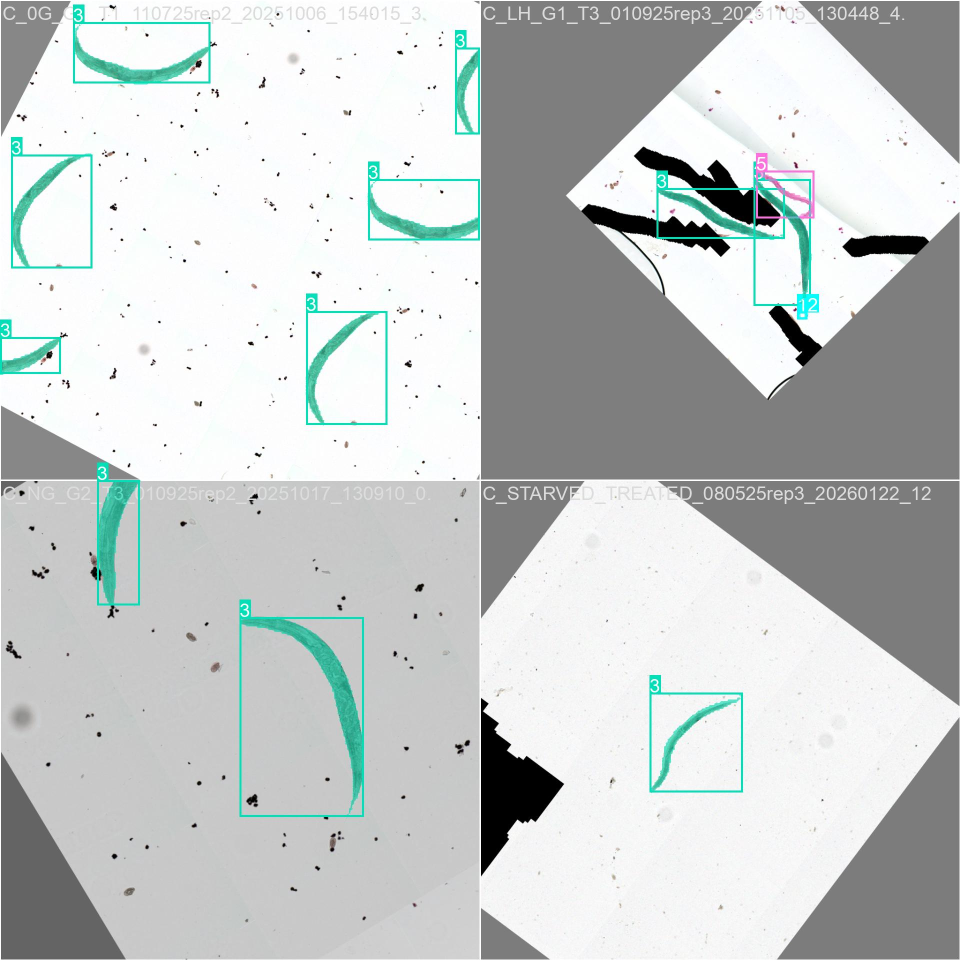
#> input picture code/runs/segment/YOLO_training/worm_segmentation_custom/train_batch0.jpg, 1920 x 1920 px (shown at 1/2 size); its folder holds only this picture in this run
$ python -i measurements.py   (imports and definitions only)
#> lines starting #> are read from the running program, lines starting #| are printed output that depends on the picture
#> further down, picture is the input picture: shape (1920, 1920, 3); mean B, G, R 200.7, 201.5, 196.8
import shutil,copy, joblib,tempfile,cv2,scipy,csv, json,os
import numpy as np
import matplotlib.pyplot as plt
from shapely.geometry import LineString, Point, Polygon
import numpy as np
from scipy.ndimage import map_coordinates
from scipy.interpolate import splrep, splev
import tkinter as tk
from tkinter import ttk, filedialog
from PIL import Image, ImageTk
import pandas as pd
import numpy as np
import matplotlib.pyplot as plt
from skimage.morphology import skeletonize
import networkx as nx
from networkx.exception import NetworkXNoPath
from skimage.draw import polygon as sk_polygon
from shapely.geometry import Polygon, Point, LineString
from pathlib import Path
from skimage import filters
from scipy.signal import savgol_filter
from IPython import embed
import matplotlib.cm as cm
import matplotlib.colors as mcolors
from scipy.signal import savgol_filter
from skimage.morphology import medial_axis
from skimage.graph import route_through_array
from scipy.spatial.distance import cdist
from scipy.interpolate import interp1d
from classifiers import classify,angle_histogram
import importlib.resources as r
from scipy.spatial.distance import cdist
from scipy.signal import savgol_filter
import concurrent.futures
from threading import Lock

# [261 lines left out: functions interpolate_centerline, analyze_annotations, visualize_worms_threshold, visualize_worms, rim_score, not called in this run]


def detect_major_edges(image, granularity=1.0):
    """
    Detects the major edges in an image.

    Parameters
    ----------
    image : np.ndarray
        Input image (RGB or grayscale).
    granularity : float, optional
        Controls the sensitivity or granularity of edge detection.
        Smaller values (e.g. 0.5) detect finer edges.
        Larger values (e.g. 2.0) smooth the image more and keep only major edges.

    Returns
    -------
    edge_map : np.ndarray
        Binary image (uint8) showing major edges (255=edges, 0=background).
    """
#> called with granularity = 1

    # --- 1. Convert to grayscale if needed ---
    if image.ndim == 3:
        gray = cv2.cvtColor(image, cv2.COLOR_BGR2GRAY)
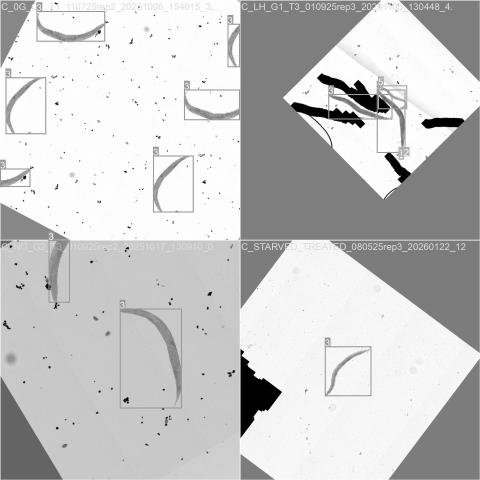
#> gray: shape (1920, 1920) (shown at 1/4 size); min 0, max 255, mean 200
    else:
        gray = image.copy()

    # --- 2. Smooth image based on granularity ---
    # Larger granularity -> stronger Gaussian blur -> fewer edges
    sigma = 1.5 * granularity
    blurred = cv2.GaussianBlur(gray, (0, 0), sigmaX=sigma, sigmaY=sigma)

    # --- 3. Adaptive thresholds for Canny based on granularity ---
    # Fine control: higher granularity raises thresholds (detects only strong edges)
    v = np.median(blurred)
#> v = 201
    lower = int(max(0, (1.0 - 0.66 * granularity) * v))
#> lower = 68
    upper = int(min(255, (1.0 + 0.66 * granularity) * v))
#> upper = 255

    # --- 4. Perform Canny edge detection ---
    edges = cv2.Canny(blurred, lower, upper)
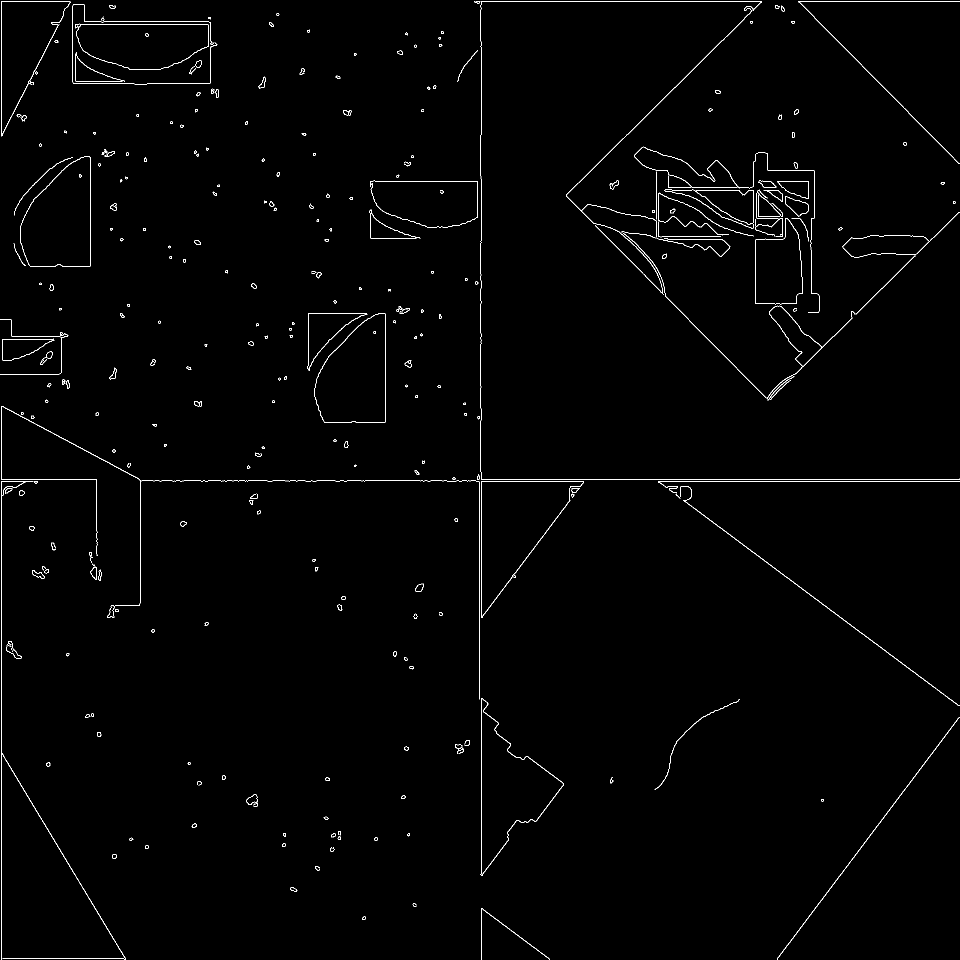
#> edges: shape (1920, 1920) (shown at 1/2 size); 0.95% white in thin lines or dots

    # --- 5. Optionally clean up small specks with morphological ops ---
    kernel_size = max(1, int(2 * granularity))
    kernel = np.ones((kernel_size, kernel_size), np.uint8)
    edges_clean = cv2.morphologyEx(edges, cv2.MORPH_CLOSE, kernel)
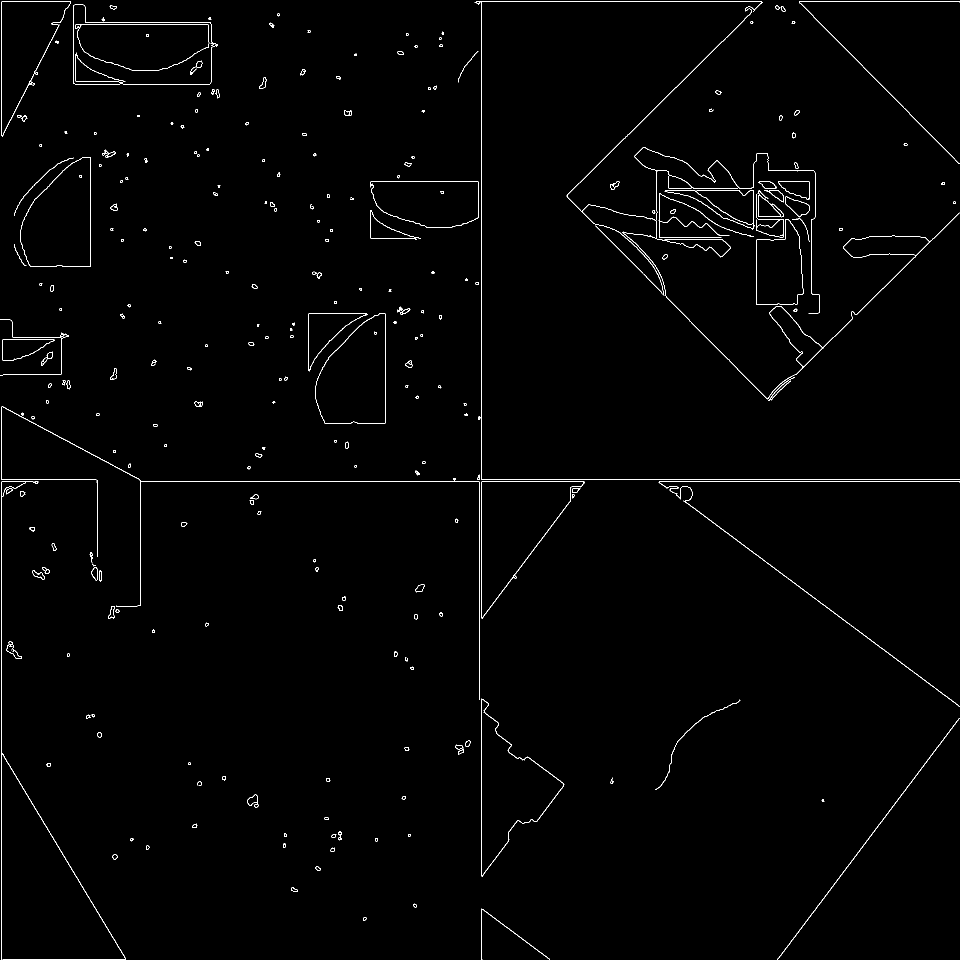
#> edges_clean: shape (1920, 1920) (shown at 1/2 size); 0.97% white in thin lines or dots

    return edges_clean


# [2903 lines left out: functions find_head_tail, centerline_inside_polygon, end_curvature_ratio, evaluate_candidate, score_candidates_scaled, compute_curvature and 45 more, not called in this run]

>>> import cv2
>>> picture = cv2.imread('runs/segment/YOLO_training/worm_segmentation_custom/train_batch0.jpg')
>>> result = detect_major_edges(picture)

$ run again, on code/runs/segment/YOLO_training/worm_segmentation_custom/train_batch1.jpg
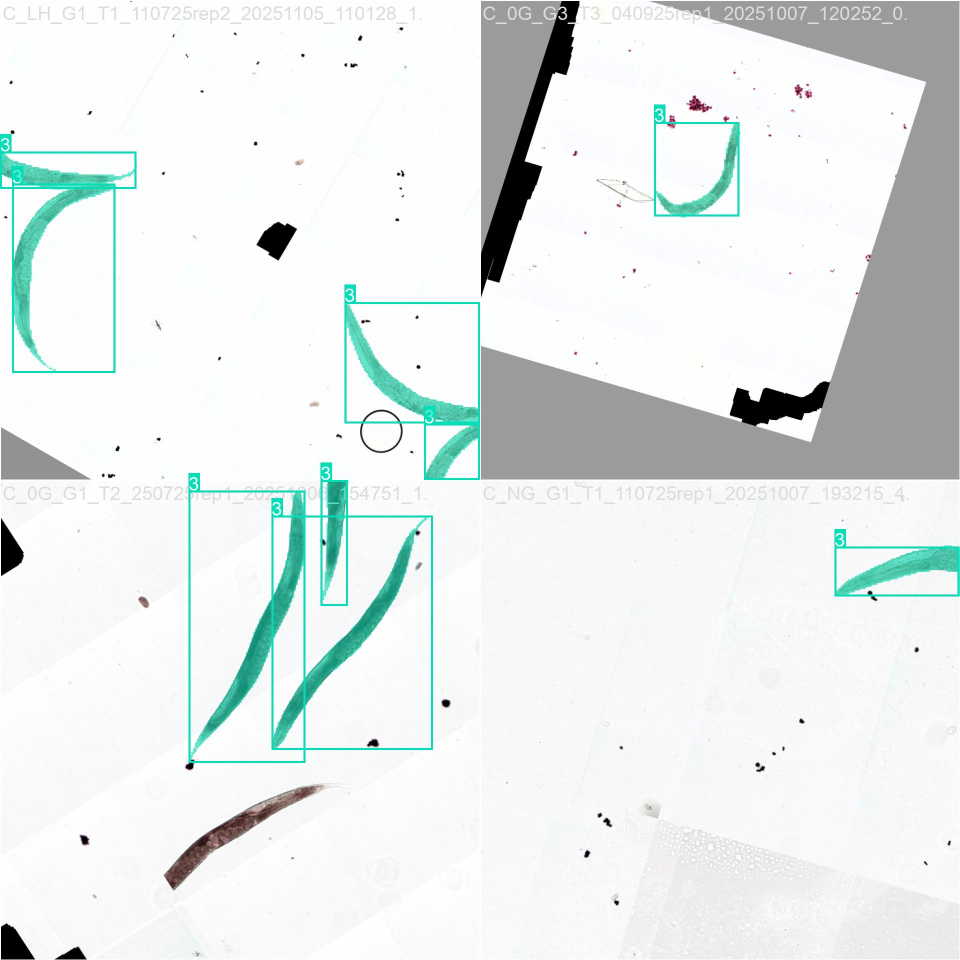
#> input picture code/runs/segment/YOLO_training/worm_segmentation_custom/train_batch1.jpg, 1920 x 1920 px (shown at 1/2 size)
#> picture is the input picture: shape (1920, 1920, 3); mean B, G, R 234.1, 235.1, 229.6
#> v = 250
#> lower = 84
#> upper = 255
#> in detect_major_edges, `edges = cv2.Canny(blurred, lower, upper)`:
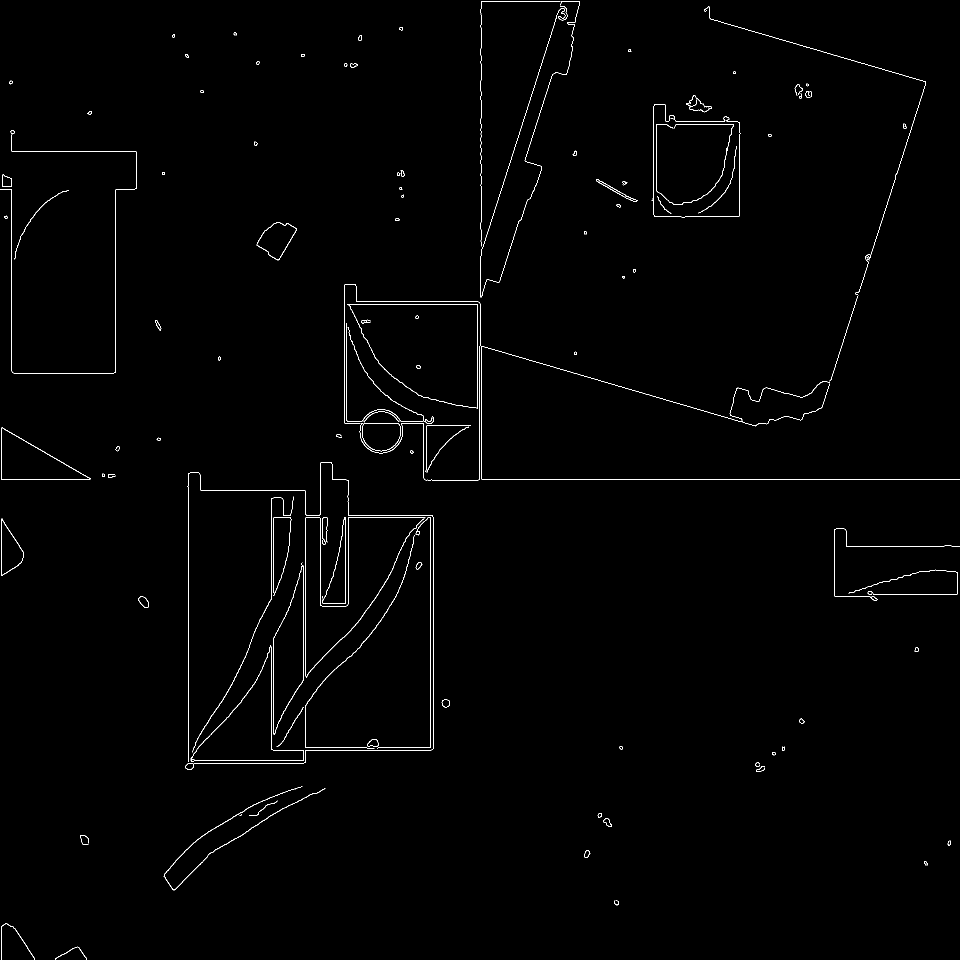
#> edges: shape (1920, 1920) (shown at 1/2 size); 0.75% white in thin lines or dots
#> in detect_major_edges, `edges_clean = cv2.morphologyEx(edges, cv2.MORPH_CLOSE, kernel)`:
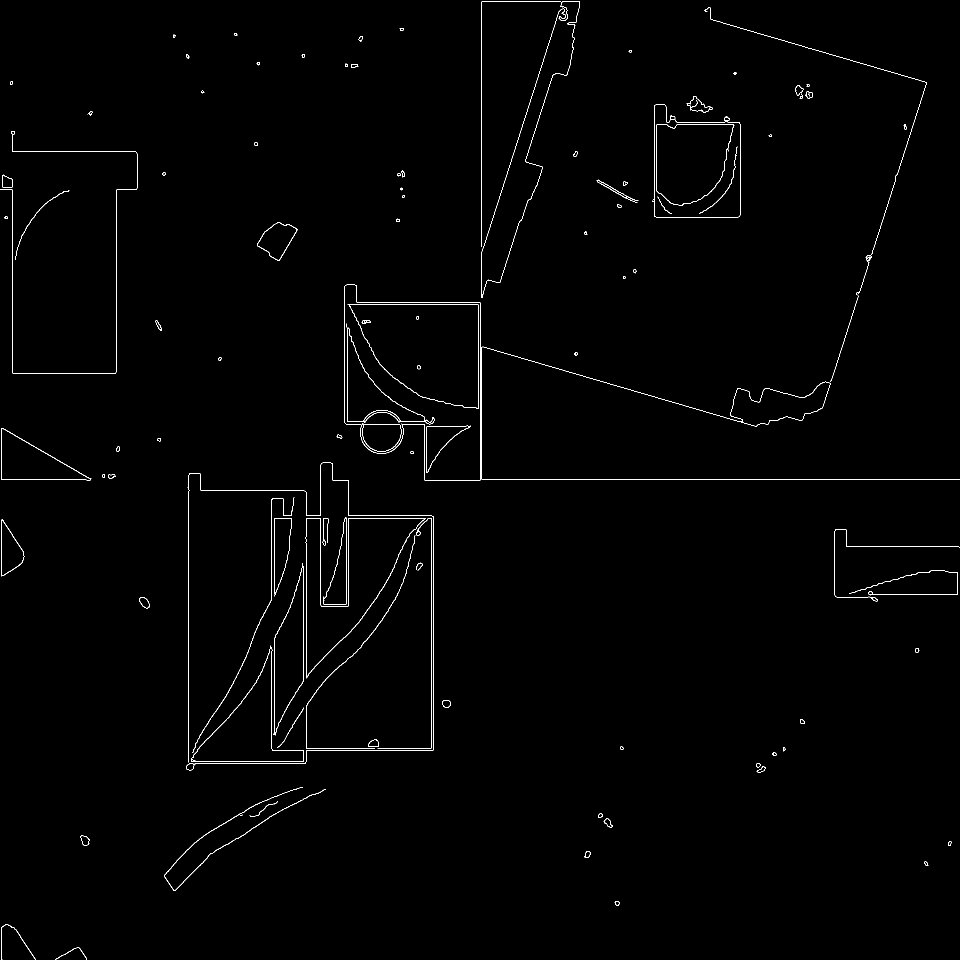
#> edges_clean: shape (1920, 1920) (shown at 1/2 size); 0.75% white in thin lines or dots

$ run again, on code/runs/segment/YOLO_training/worm_segmentation_custom/train_batch15675.jpg
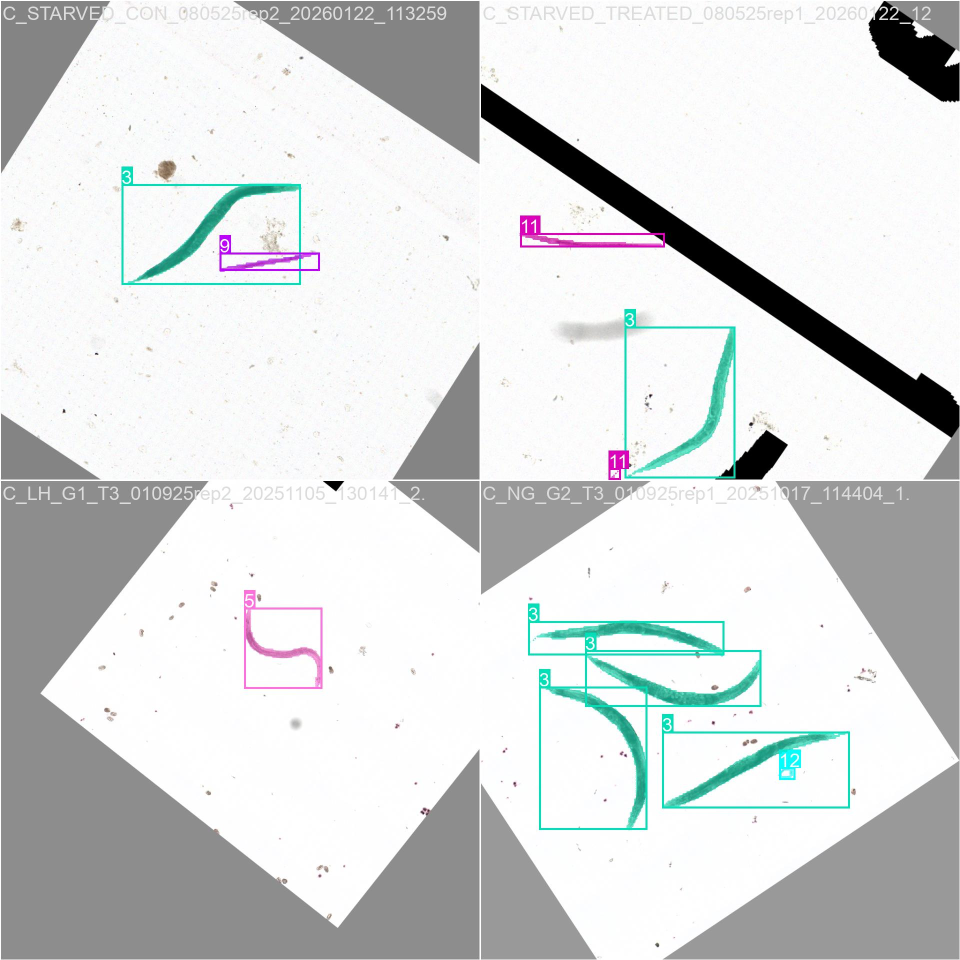
#> input picture code/runs/segment/YOLO_training/worm_segmentation_custom/train_batch15675.jpg, 1920 x 1920 px (shown at 1/2 size)
#> picture is the input picture: shape (1920, 1920, 3); mean B, G, R 218, 217.9, 215.2
#> v = 251
#> lower = 85
#> upper = 255
#> in detect_major_edges, `edges = cv2.Canny(blurred, lower, upper)`:
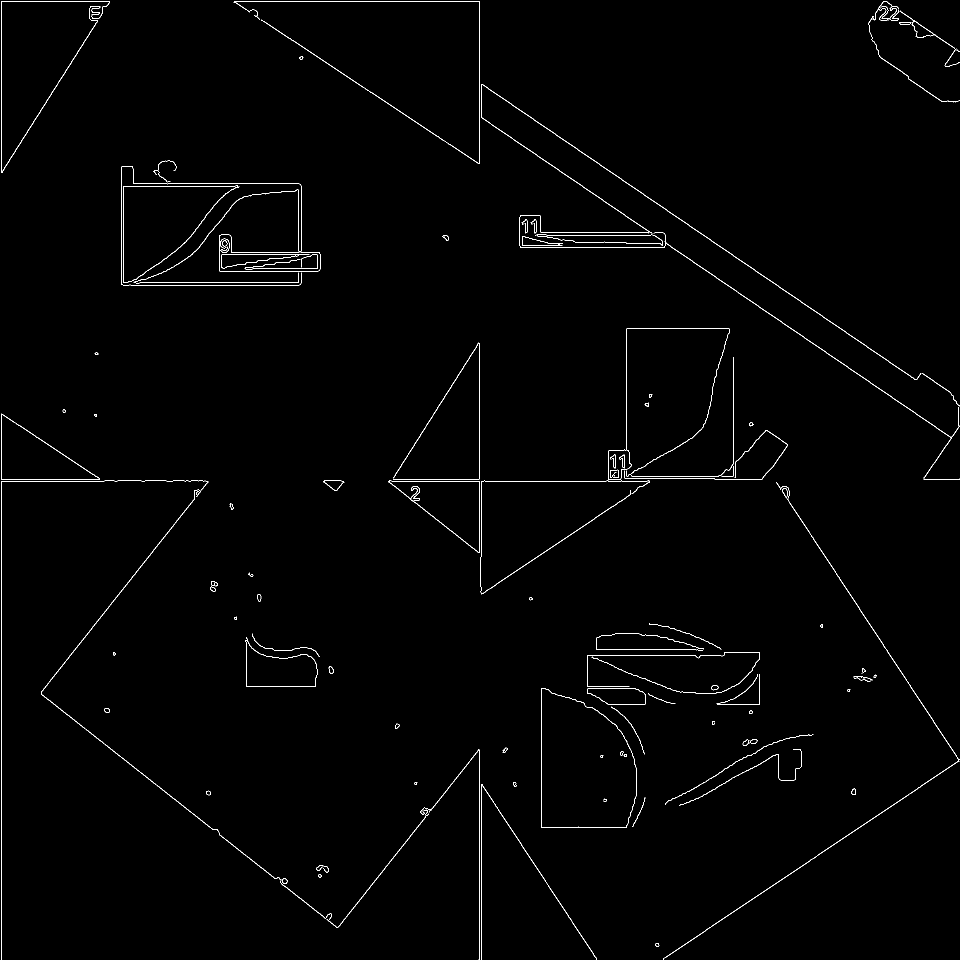
#> edges: shape (1920, 1920) (shown at 1/2 size); 0.9% white in thin lines or dots
#> in detect_major_edges, `edges_clean = cv2.morphologyEx(edges, cv2.MORPH_CLOSE, kernel)`:
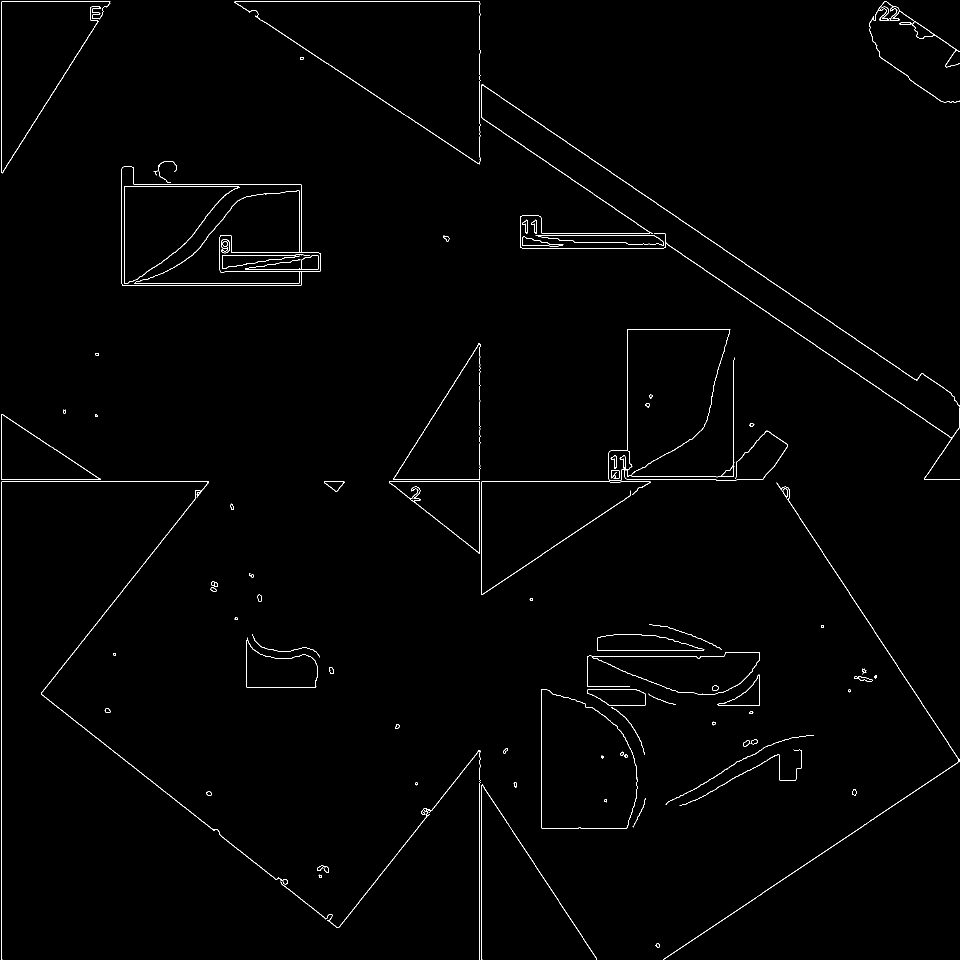
#> edges_clean: shape (1920, 1920) (shown at 1/2 size); 0.91% white in thin lines or dots
